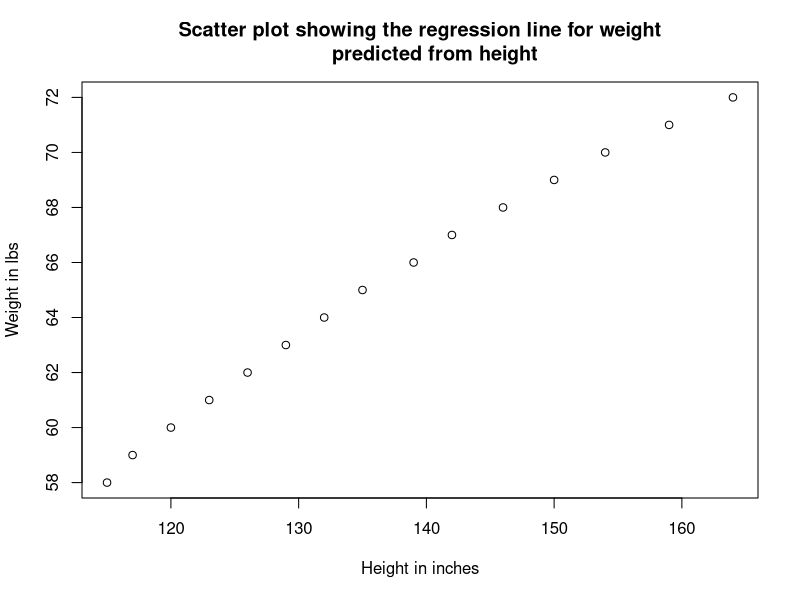

Here is the R script that generated this plot: (Note: this script raises an error after producing the figure.)
#Simple example using the women dataset
str(women)

#Aiming to predict from height
#Dependant variable = weight
# Indepedant variable = height

simple_linear_model <- lm(weight ~ height, data = women)
simple_linear_model

summary(simple_linear_model)

plot(women$weight, women$height,
     xlab = "Height in inches",
     ylab = "Weight in lbs",
    main = "Scatter plot showing the regression line for weight
     predicted from height")
abline(simple_linear_model)

#Correaltion coefficient between the variables

# -1 = perfect negative correlation
#+1 = perfect negative correlation
# -0.2 <x<+0.2 suggests that much of the variation in the outcome varibale is not explained by the predictor

confint(simple_linear_model)

cor(women$height, women$weight)
#Model accuracy-goodness of fit
#3 quantities
#Residual standard errors(RSE)
#R-squared
#F statistic

#Residual standrd error= 1.525 = prediction error rate
#When comparing 2 models, the smallest RSE is the best fits the model
#Here, the observed values deviate from the true regression line 1.5 units on an average

#R2
#High r squared means good indicator that the model variablity in the outcome can be
# explained by the model.
# A number close to 0 = model does not explain much of the variability
#F statistic 
#Overall significance of the model
#A large F statistic corresponds to a significant p value
#Larger F statistic means significant p- value

test_data <- 120
test_data_frame <- data.frame(test_data)
predicted_weight <- predict(simple_linear_model, test_data_frame)

#Build a model to predict distance from speed
#Using the cars dataset
#1st step- Check model assumptions
#These are the core assumptions

#Linearity among the variables
#Normality
#No collinearity
#Independance

#Check linearity of the data using scatter plot
# x axis- indepedant variable
#y- axis = dependant variable
#If relationship exists then the linearity assumption is validated.

scatter.smooth(x = cars$speed, y= cars$dist, 
               main = "Distance ~ speed",
               xlab = "Car Speed",
               ylab = "Stopping distance")

cor(cars$speed, cars$dist)
pear_corr <- cor.test(cars$speed, cars$dist)
pear_corr

#Outlier = 1.5 * interquartile range
#IQR = distance between 25th and 75th percentile
#We need to check speed and distance for outliers
opar <- par(no.readonly = TRUE)
par(mfrow = c(1,2))
attach(cars)
boxplot(speed, 
        main= "Speed", sub = paste("Outlier rows:", boxplot.stats(speed)$out))

boxplot(dist, 
        main= "Distance", sub = paste("Outlier rows:", boxplot.stats(dist)$out))
detach(cars)
par <- opar

#Remove line 120 because it is an outlier
cars <- subset(cars, cars$dist != 120)


